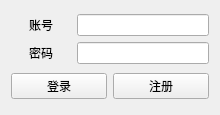
<?xml version="1.0" encoding="UTF-8"?>
<ui version="4.0">
 <class>LoginForm</class>
 <widget class="QWidget" name="LoginForm">
  <property name="geometry">
   <rect>
    <x>0</x>
    <y>0</y>
    <width>220</width>
    <height>115</height>
   </rect>
  </property>
  <property name="windowTitle">
   <string>Form</string>
  </property>
  <layout class="QGridLayout" name="gridLayout_2">
   <item row="0" column="0">
    <layout class="QGridLayout" name="gridLayout">
     <item row="0" column="0">
      <widget class="QLabel" name="label">
       <property name="minimumSize">
        <size>
         <width>60</width>
         <height>0</height>
        </size>
       </property>
       <property name="text">
        <string>账号</string>
       </property>
       <property name="alignment">
        <set>Qt::AlignCenter</set>
       </property>
      </widget>
     </item>
     <item row="0" column="1">
      <widget class="QLineEdit" name="lineUsername"/>
     </item>
     <item row="1" column="0">
      <widget class="QLabel" name="label_2">
       <property name="text">
        <string>密码</string>
       </property>
       <property name="alignment">
        <set>Qt::AlignCenter</set>
       </property>
      </widget>
     </item>
     <item row="1" column="1">
      <widget class="QLineEdit" name="linePassword"/>
     </item>
    </layout>
   </item>
   <item row="1" column="0">
    <layout class="QHBoxLayout" name="horizontalLayout">
     <item>
      <widget class="QPushButton" name="buttonLogin">
       <property name="text">
        <string>登录</string>
       </property>
      </widget>
     </item>
     <item>
      <widget class="QPushButton" name="buttonReg">
       <property name="text">
        <string>注册</string>
       </property>
      </widget>
     </item>
    </layout>
   </item>
  </layout>
 </widget>
 <resources/>
 <connections/>
</ui>
